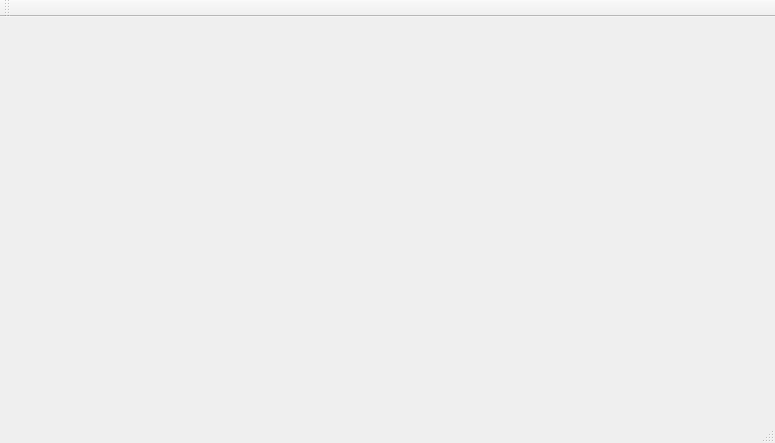
<?xml version="1.0" encoding="UTF-8"?>
<ui version="4.0">
 <class>MainWindow</class>
 <widget class="QMainWindow" name="MainWindow">
  <property name="geometry">
   <rect>
    <x>0</x>
    <y>0</y>
    <width>775</width>
    <height>443</height>
   </rect>
  </property>
  <property name="windowTitle">
   <string>MainWindow</string>
  </property>
  <widget class="QWidget" name="centralWidget"/>
  <widget class="QMenuBar" name="menuBar">
   <property name="geometry">
    <rect>
     <x>0</x>
     <y>0</y>
     <width>775</width>
     <height>23</height>
    </rect>
   </property>
  </widget>
  <widget class="QToolBar" name="mainToolBar">
   <attribute name="toolBarArea">
    <enum>TopToolBarArea</enum>
   </attribute>
   <attribute name="toolBarBreak">
    <bool>false</bool>
   </attribute>
  </widget>
  <widget class="QStatusBar" name="statusBar"/>
 </widget>
 <layoutdefault spacing="6" margin="11"/>
 <resources/>
 <connections/>
</ui>
